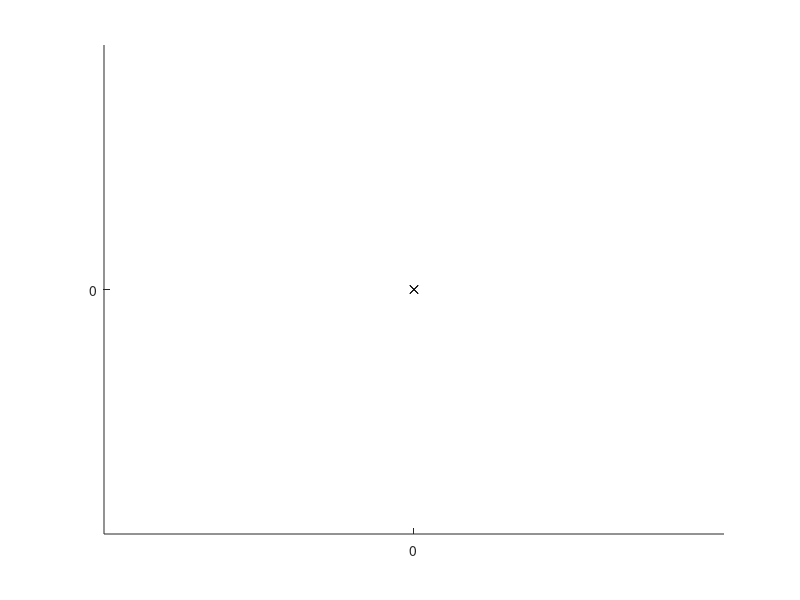

This figure's MATLAB source: (Note: this script raises an error after producing the figure.)
clear all;
close all;
format compact;
format shortg;

%%
zz = 36; % zahnanzahl
m = 3; % modul
anz_linienstuecke = 5;

%%
alpha_0 = 20/180*pi; % eingriffswinkel
r_0 = (m*zz)/2;
r_b = r_0 * cos(alpha_0);
r_f = r_0 - m;
r_a = r_0 + m;
delta = pi/(2*zz) + tan(alpha_0) - alpha_0;
phi = 2*pi/zz;

%%
axis equal;
hold on;
plot([0;0],[0,0], 'xk');
hold on;
circle(r_0, '-.b');
circle(r_b, '-.k');
circle(r_a, '-b');
circle(r_f, '-k');

th = (0:2*pi/zz:2*pi)';
r = r_a*1.1;
xDiv = r * cos(th);
yDiv = r * sin(th);
hold on;
for i=1:length(th)
    plot([0;xDiv(i)], [0,yDiv(i)], ':m');
end


%%
r = linspace(r_b, r_a, anz_linienstuecke+1)';
u = 1/r_b .* sqrt(r.^2 - r_b.^2);


evolvente(:,1) = r_b .* (cos(u-delta) + u.*sin(u-delta));
evolvente(:,2) = r_b .* (sin(u-delta) - u.*cos(u-delta));

evolventeSpiegel = evolvente;
evolventeSpiegel(:,2) = -evolventeSpiegel(:,2);

%plotMat(evolventeSpiegel);
%plotMat(evolvente);

drehmatrix = [cos(phi), -sin(phi);
              sin(phi), cos(phi) ];


for i = 1:zz
    evolvente = (drehmatrix * evolvente')';
    plotMat(evolvente);

    evolventeSpiegel = (drehmatrix * evolventeSpiegel')';
    plotMat(evolventeSpiegel);
end




















